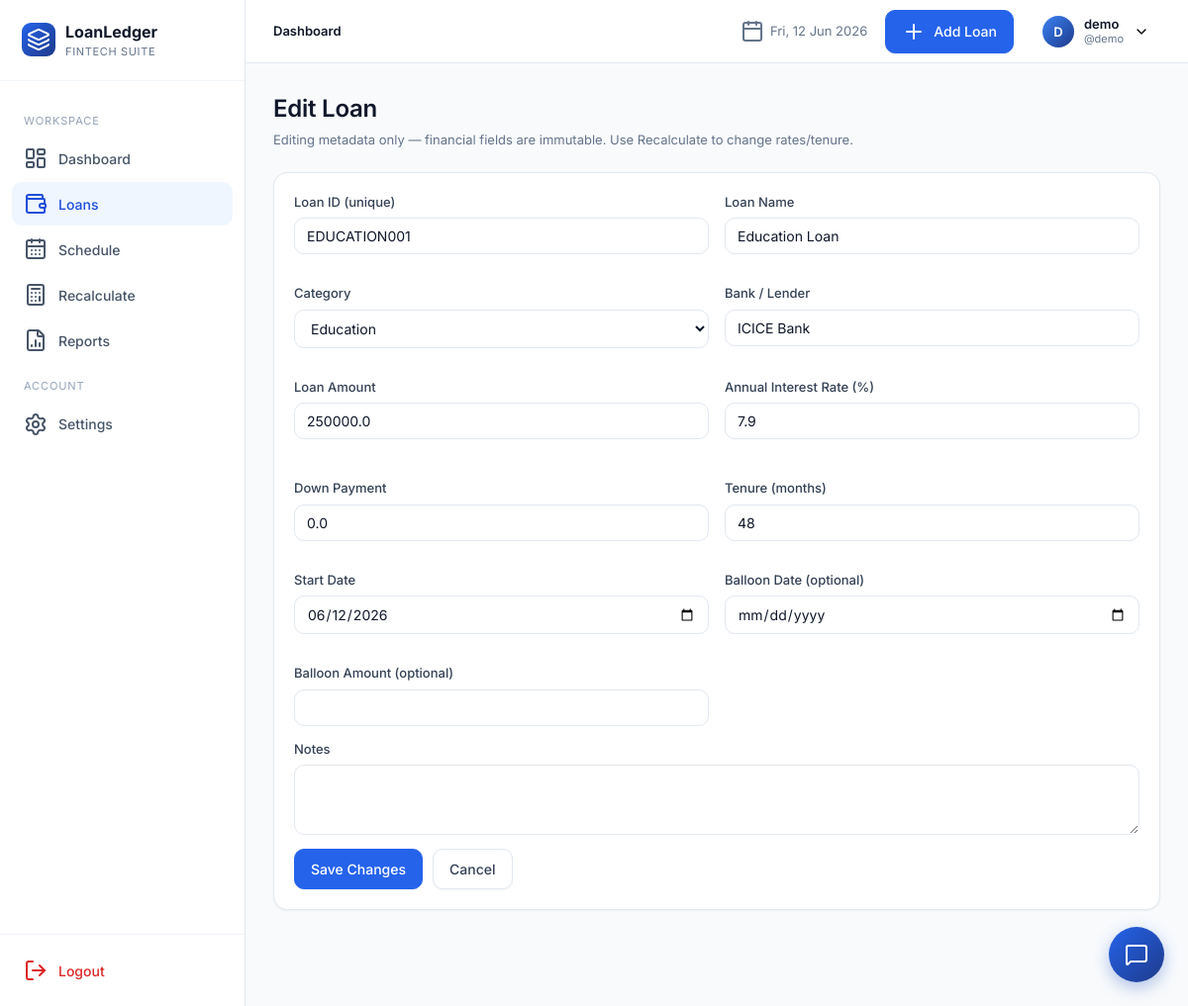
The page /loans/1/edit (signed in) on the database as committed earlier.
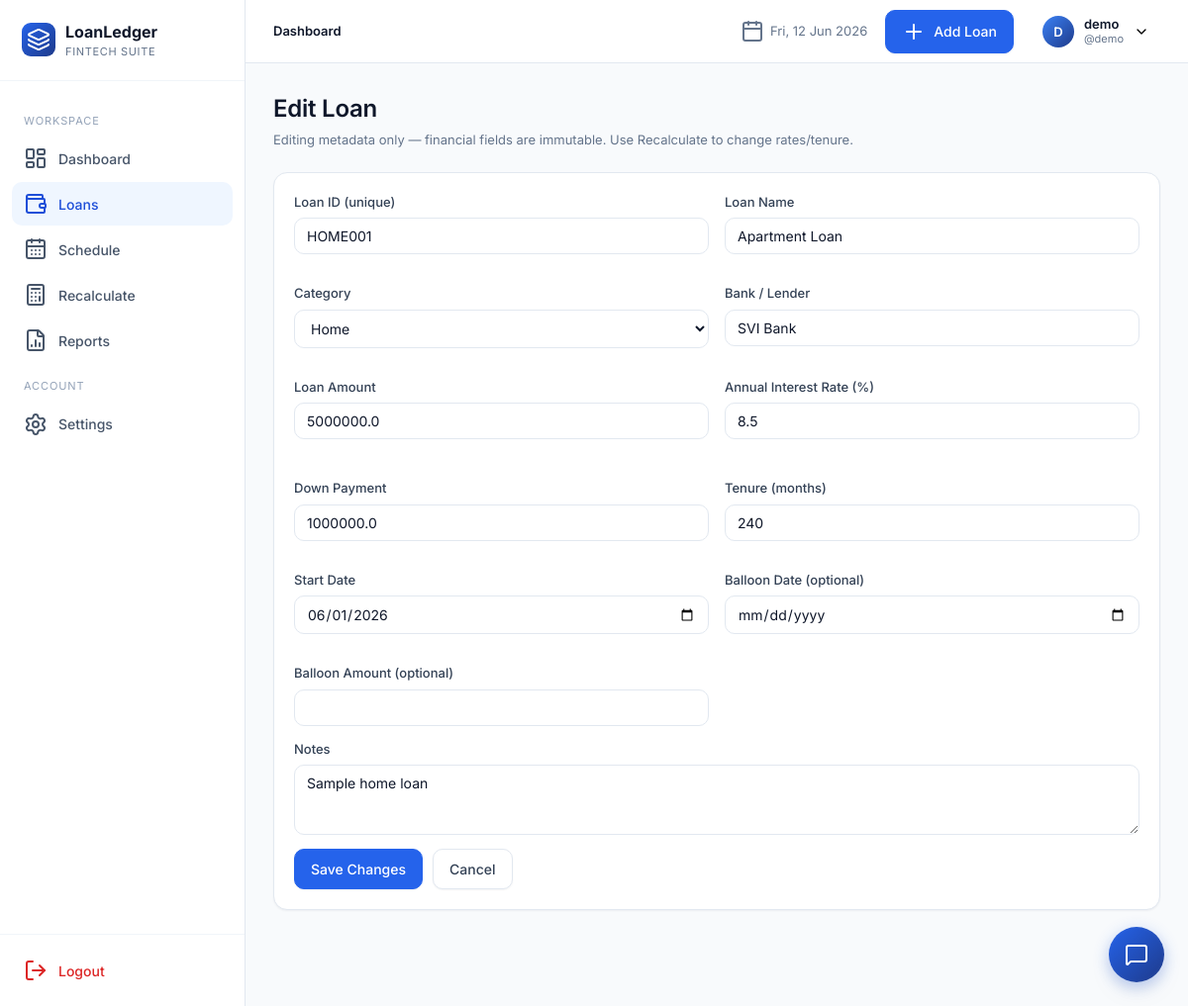
The same page on the database as committed later.
### app/models.py (models this page shows)
class Loan(db.Model):
    __tablename__ = "loans"
    id = db.Column(db.Integer, primary_key=True)
    user_id = db.Column(db.Integer, db.ForeignKey("users.id"), nullable=False, index=True)
    loan_id = db.Column(db.String(40), nullable=False, index=True)  # manual unique per user
    loan_name = db.Column(db.String(120), nullable=False)
    loan_category = db.Column(db.String(50), nullable=False, default="Personal")
    bank_name = db.Column(db.String(120), nullable=False)
    loan_amount = db.Column(db.Float, nullable=False)
    interest_rate = db.Column(db.Float, nullable=False)  # annual %
    down_payment = db.Column(db.Float, default=0)
    custom_emi = db.Column(db.Float, nullable=True)
    start_date = db.Column(db.Date, nullable=False)
    tenure_months = db.Column(db.Integer, nullable=False)
    loan_status = db.Column(db.String(20), default="Active", index=True)
    remaining_balance = db.Column(db.Float, default=0)
    completion_percentage = db.Column(db.Float, default=0)
    is_archived = db.Column(db.Boolean, default=False, index=True)
    balloon_date = db.Column(db.Date, nullable=True)
    balloon_amount = db.Column(db.Float, nullable=True)
    notes = db.Column(db.Text)
    closed_at = db.Column(db.DateTime, nullable=True)
    final_amount = db.Column(db.Float, nullable=True)
    closure_notes = db.Column(db.Text, nullable=True)
    created_at = db.Column(db.DateTime, default=datetime.utcnow)
    updated_at = db.Column(db.DateTime, default=datetime.utcnow, onupdate=datetime.utcnow)
    schedules = db.relationship("Schedule", backref="loan", lazy="dynamic",
                                cascade="all, delete-orphan", order_by="Schedule.month_index")
    __table_args__ = (db.UniqueConstraint("user_id", "loan_id", name="uq_user_loanid"),)

### app/blueprints/loans.py (the view, shortened to what this page needs)
@loans_bp.route("/<int:loan_pk>/edit", methods=["GET", "POST"])
@login_required
def edit(loan_pk):
    loan = _get_loan_or_404(loan_pk)
    form = LoanForm(obj=loan)
    return render_template("loans/form.html", form=form, mode="edit", loan=loan)

### app/blueprints/loans.py (called while the page is built)
def _get_loan_or_404(loan_pk):
    loan = Loan.query.filter_by(id=loan_pk, user_id=current_user.id).first()
    if not loan:
        abort(404)
    return loan

### app/templates/loans/form.html (shortened to what this page needs)
{% extends "base.html" %}
{% block content %}
<div class="page-header">
  <div class="title-block">
    <h1>{{ 'Edit Loan' if mode=='edit' else 'Add a New Loan' }}</h1>
    <div class="sub">{% if mode=='edit' %}Editing metadata only — financial fields are immutable. Use Recalculate to change rates/tenure.{% else %}The amortization schedule is generated once on creation and stored permanently.{% endif %}</div>
  </div>
</div>
<div id="formContainer" style="display:flex;gap:20px;align-items:flex-start">
  <div class="card pad" id="formCard" style="flex:1">
    <form method="POST" novalidate>
      <div class="form-grid">
        <div class="form-row"><label>Loan ID (unique)</label>{{ form.loan_id(placeholder="HOME001") }}{% for e in form.loan_id.errors %}<div class="err">{{ e }}</div>{% endfor %}</div>
        <div class="form-row"><label>Loan Name</label>{{ form.loan_name(placeholder="Home Loan — Apartment") }}{% for e in form.loan_name.errors %}<div class="err">{{ e }}</div>{% endfor %}</div>
        <div class="form-row"><label>Category</label>{{ form.loan_category() }}</div>
        <div class="form-row"><label>Bank / Lender</label>{{ form.bank_name() }}</div>
        <div class="form-row">
          <label>Loan Amount</label>
          {{ form.loan_amount() }}
        </div>
        <div class="form-row"><label>Annual Interest Rate (%)</label>{{ form.interest_rate() }}{% for e in form.interest_rate.errors %}<div class="err">{{ e }}</div>{% endfor %}</div>
        <div class="form-row"><label>Down Payment</label>{{ form.down_payment() }}</div>
        {% if mode != 'edit' %}
          <div class="form-row">
            <label>Tenure</label>
            <div style="display:flex;gap:10px">
              {{ form.tenure_months(style="flex:1") }}
              {{ form.tenure_unit(style="width:120px;padding:8px 12px;border:1px solid var(--slate-200);border-radius:10px") }}
            </div>
            {% for e in form.tenure_months.errors %}<div class="err">{{ e }}</div>{% endfor %}
          </div>
        {% else %}
          <div class="form-row">
            <label>Tenure (months)</label>
            {{ form.tenure_months(disabled=True) }}
          </div>
        {% endif %}
        <div class="form-row"><label>Start Date</label>{{ form.start_date() }}</div>
        <div class="form-row"><label>Balloon Date (optional)</label>{{ form.balloon_date() }}</div>
        <div class="form-row"><label>Balloon Amount (optional)</label>{{ form.balloon_amount() }}</div>
      </div>
      <div class="form-row"><label>Notes</label>{{ form.notes(rows=3) }}</div>
      <div style="display:flex;gap:10px">
        <button class="btn" type="submit">{{ 'Save Changes' if mode=='edit' else 'Create Loan' }}</button>
        <a href="{{ url_for('loans.list_loans') }}" class="btn secondary">Cancel</a>
      </div>
    </form>
  </div>
</div>
{% endblock %}

Rows that differ between the two databases and show on the page:
changed Loan: loan_id "EDUCATION001" → "HOME001"; loan_name "Education Loan" → "Apartment Loan"; loan_category "Education" → "Home"; bank_name "ICICE Bank" → "SVI Bank"; loan_amount "250000.0" → "5000000.0"; interest_rate "7.9" → "8.5"; down_payment "0.0" → "1000000.0"; tenure_months "48" → "240"; start_date "06/12/2026" → "06/01/2026"; notes (not shown) → "Sample home loan"
